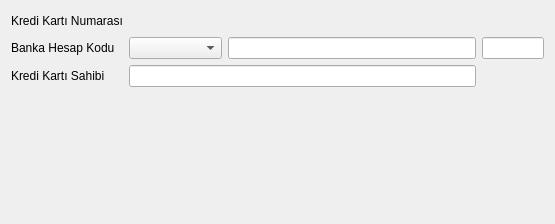
<?xml version="1.0" encoding="UTF-8"?>
<ui version="4.0">
 <class>E9_KK_ODEME_BATCH</class>
 <widget class="QDialog" name="E9_KK_ODEME_BATCH">
  <property name="geometry">
   <rect>
    <x>0</x>
    <y>0</y>
    <width>555</width>
    <height>224</height>
   </rect>
  </property>
  <property name="minimumSize">
   <size>
    <width>555</width>
    <height>224</height>
   </size>
  </property>
  <property name="maximumSize">
   <size>
    <width>555</width>
    <height>224</height>
   </size>
  </property>
  <property name="windowTitle">
   <string>Dialog</string>
  </property>
  <layout class="QGridLayout" name="gridLayout_2" rowstretch="10,4,3" columnstretch="10,2">
   <item row="0" column="0" colspan="2">
    <layout class="QGridLayout" name="gridLayout" columnstretch="1,3,8,2">
     <item row="0" column="0">
      <widget class="QLabel" name="label">
       <property name="sizePolicy">
        <sizepolicy hsizetype="Fixed" vsizetype="Fixed">
         <horstretch>0</horstretch>
         <verstretch>0</verstretch>
        </sizepolicy>
       </property>
       <property name="text">
        <string>Kredi Kartı Numarası</string>
       </property>
      </widget>
     </item>
     <item row="0" column="1" colspan="2">
      <widget class="QSearchEdit" name="searchEdit_kk_numarasi">
       <property name="whatsThis">
        <string>Arama widget. </string>
       </property>
       <property name="QSearchEdit" stdset="0">
        <rect>
         <x>0</x>
         <y>0</y>
         <width>100</width>
         <height>100</height>
        </rect>
       </property>
      </widget>
     </item>
     <item row="0" column="3">
      <spacer name="horizontalSpacer">
       <property name="orientation">
        <enum>Qt::Horizontal</enum>
       </property>
       <property name="sizeHint" stdset="0">
        <size>
         <width>40</width>
         <height>20</height>
        </size>
       </property>
      </spacer>
     </item>
     <item row="1" column="0">
      <widget class="QLabel" name="label_2">
       <property name="sizePolicy">
        <sizepolicy hsizetype="Fixed" vsizetype="Fixed">
         <horstretch>0</horstretch>
         <verstretch>0</verstretch>
        </sizepolicy>
       </property>
       <property name="text">
        <string>Banka Hesap Kodu</string>
       </property>
      </widget>
     </item>
     <item row="1" column="1">
      <widget class="QComboBox" name="comboBox_banka_hesap_kodu"/>
     </item>
     <item row="1" column="2">
      <widget class="QLineEdit" name="lineEdit_banka_bilgisi">
       <property name="focusPolicy">
        <enum>Qt::NoFocus</enum>
       </property>
       <property name="readOnly">
        <bool>true</bool>
       </property>
      </widget>
     </item>
     <item row="1" column="3">
      <widget class="QLineEdit" name="lineEdit_doviz_cinsi">
       <property name="focusPolicy">
        <enum>Qt::NoFocus</enum>
       </property>
       <property name="readOnly">
        <bool>true</bool>
       </property>
      </widget>
     </item>
     <item row="2" column="0">
      <widget class="QLabel" name="label_3">
       <property name="sizePolicy">
        <sizepolicy hsizetype="Fixed" vsizetype="Fixed">
         <horstretch>0</horstretch>
         <verstretch>0</verstretch>
        </sizepolicy>
       </property>
       <property name="text">
        <string>Kredi Kartı Sahibi</string>
       </property>
      </widget>
     </item>
     <item row="2" column="1" colspan="2">
      <widget class="QLineEdit" name="lineEdit_kredi_karti_sahibi">
       <property name="readOnly">
        <bool>true</bool>
       </property>
      </widget>
     </item>
    </layout>
   </item>
   <item row="1" column="1">
    <spacer name="verticalSpacer">
     <property name="orientation">
      <enum>Qt::Vertical</enum>
     </property>
     <property name="sizeHint" stdset="0">
      <size>
       <width>20</width>
       <height>46</height>
      </size>
     </property>
    </spacer>
   </item>
   <item row="2" column="0">
    <spacer name="horizontalSpacer_2">
     <property name="orientation">
      <enum>Qt::Horizontal</enum>
     </property>
     <property name="sizeHint" stdset="0">
      <size>
       <width>450</width>
       <height>20</height>
      </size>
     </property>
    </spacer>
   </item>
   <item row="2" column="1">
    <widget class="QWidget" name="widget_batch_buttons" native="true"/>
   </item>
  </layout>
 </widget>
 <customwidgets>
  <customwidget>
   <class>QSearchEdit</class>
   <extends>QWidget</extends>
   <header>QSearchEdit.h</header>
  </customwidget>
 </customwidgets>
 <tabstops>
  <tabstop>searchEdit_kk_numarasi</tabstop>
  <tabstop>comboBox_banka_hesap_kodu</tabstop>
  <tabstop>lineEdit_kredi_karti_sahibi</tabstop>
 </tabstops>
 <resources/>
 <connections/>
</ui>
